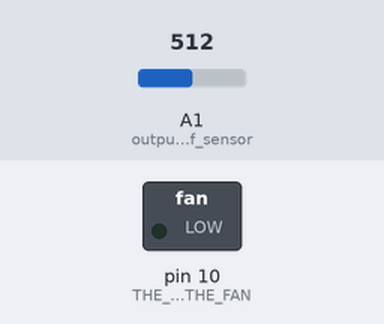
Recording of a sketch running on a simulated Arduino Uno, built with avr-gcc and run on an emulated ATmega328P. Parts: switched loads named in the sketch (green lamp = pin HIGH). The test bench sets the inputs (shaded band); at power-on: A1 (output_of_sensor) = 512.

Above: at 1.2 s.
1.3 s: A1 (output_of_sensor) set to 55
2.8 s: A1 (output_of_sensor) set to 50
At 4.0 s:
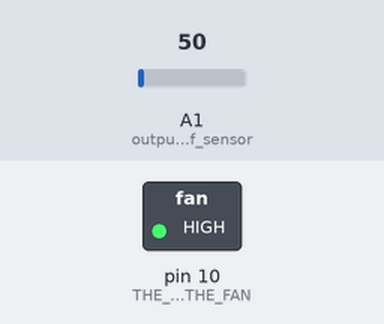
4.3 s: A1 (output_of_sensor) set to 10
At 5.2 s:
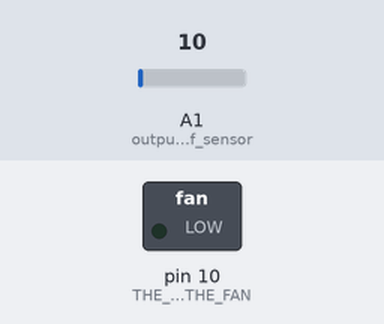
5.8 s: A1 (output_of_sensor) set to 30
At 6.4 s:
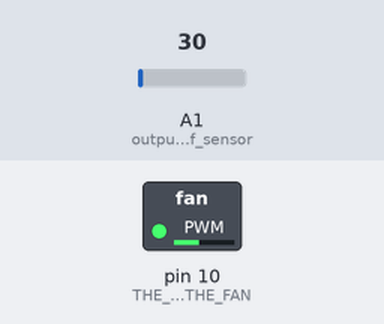
Timing chart, 0 to 8.3 s (numbered marks = the images above; inputs shaded):
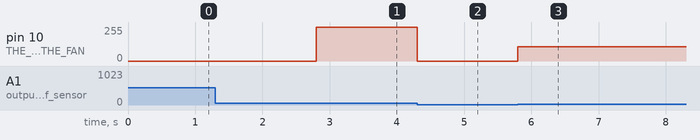

The sketch:

sheet4_Q1.ino
```cpp
int min_temp= 20;
int max_temp= 50;
int temprature;
int  fan_speed;

void setup() {
  // put your setup code here, to run once:
pinMode(10,OUTPUT); //THE PIN OF THE FAN
pinMode(A1,INPUT); //output of sensor
}

void loop() {
  // put your main code here, to run repeatedly:

temprature = analogRead(A1);
  if(temprature < min_temp)
  {
      digitalWrite(10, LOW);
   }
    if((temprature >=  min_temp) && (temprature <= max_temp))
    {
       fan_speed = map(temprature, min_temp, max_temp, 32, 255);
      analogWrite(10,  fan_speed);
   }


}
```

Measured:
- the behaviour switches between 51 and 50 on A1 (output_of_sensor) (found by bisection; images 0 and 1)
- after the input at 1.3 s, every drawn part: stays the same
- after the input at 2.8 s, pin 10 (THE_PIN_OF_THE_FAN): 0/255 → 255/255 at once
- after the input at 4.3 s, pin 10 (THE_PIN_OF_THE_FAN): 255/255 → 0/255 at once
- after the input at 5.8 s, pin 10 (THE_PIN_OF_THE_FAN): 0/255 → 106/255 at once
